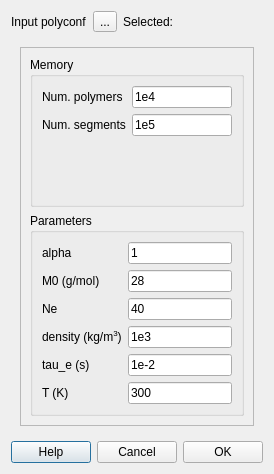
<?xml version="1.0" encoding="UTF-8"?>
<ui version="4.0">
 <class>Dialog</class>
 <widget class="QDialog" name="Dialog">
  <property name="geometry">
   <rect>
    <x>0</x>
    <y>0</y>
    <width>272</width>
    <height>474</height>
   </rect>
  </property>
  <property name="windowTitle">
   <string>Simulation Parameters</string>
  </property>
  <layout class="QVBoxLayout" name="verticalLayout_2">
   <item>
    <layout class="QGridLayout" name="gridLayout">
     <item row="0" column="2">
      <widget class="QLabel" name="label_11">
       <property name="text">
        <string>Selected:</string>
       </property>
      </widget>
     </item>
     <item row="0" column="0">
      <widget class="QLabel" name="label_9">
       <property name="text">
        <string>Input polyconf</string>
       </property>
      </widget>
     </item>
     <item row="0" column="4">
      <spacer name="horizontalSpacer">
       <property name="orientation">
        <enum>Qt::Horizontal</enum>
       </property>
       <property name="sizeHint" stdset="0">
        <size>
         <width>40</width>
         <height>20</height>
        </size>
       </property>
      </spacer>
     </item>
     <item row="0" column="1">
      <widget class="QToolButton" name="pb_pick_file">
       <property name="text">
        <string>...</string>
       </property>
      </widget>
     </item>
     <item row="0" column="3">
      <widget class="QLabel" name="selected_file">
       <property name="text">
        <string/>
       </property>
      </widget>
     </item>
    </layout>
   </item>
   <item>
    <widget class="QWidget" name="inp_param_widget" native="true">
     <layout class="QVBoxLayout" name="verticalLayout">
      <item>
       <widget class="QScrollArea" name="scrollArea">
        <property name="widgetResizable">
         <bool>true</bool>
        </property>
        <widget class="QWidget" name="scrollAreaWidgetContents">
         <property name="geometry">
          <rect>
           <x>0</x>
           <y>0</y>
           <width>222</width>
           <height>349</height>
          </rect>
         </property>
         <layout class="QVBoxLayout" name="verticalLayout_3">
          <item>
           <widget class="QGroupBox" name="groupBox_3">
            <property name="sizePolicy">
             <sizepolicy hsizetype="Maximum" vsizetype="Preferred">
              <horstretch>0</horstretch>
              <verstretch>0</verstretch>
             </sizepolicy>
            </property>
            <property name="title">
             <string>Memory</string>
            </property>
            <layout class="QVBoxLayout" name="verticalLayout_4">
             <item>
              <layout class="QFormLayout" name="formLayout_4">
               <item row="0" column="1">
                <widget class="QLineEdit" name="n_polymers">
                 <property name="toolTip">
                  <string>Maximum number of polymer</string>
                 </property>
                 <property name="text">
                  <string>1e4</string>
                 </property>
                </widget>
               </item>
               <item row="0" column="0">
                <widget class="QLabel" name="label_6">
                 <property name="toolTip">
                  <string>Maximum number of polymer</string>
                 </property>
                 <property name="text">
                  <string>Num. polymers</string>
                 </property>
                </widget>
               </item>
               <item row="1" column="0">
                <widget class="QLabel" name="label_7">
                 <property name="toolTip">
                  <string>Maximum total number of arms</string>
                 </property>
                 <property name="text">
                  <string>Num. segments</string>
                 </property>
                </widget>
               </item>
               <item row="1" column="1">
                <widget class="QLineEdit" name="n_segments">
                 <property name="toolTip">
                  <string>Maximum total number of arms</string>
                 </property>
                 <property name="text">
                  <string>1e5</string>
                 </property>
                </widget>
               </item>
              </layout>
             </item>
            </layout>
           </widget>
          </item>
          <item>
           <widget class="QGroupBox" name="groupBox_2">
            <property name="title">
             <string>Parameters</string>
            </property>
            <layout class="QVBoxLayout" name="verticalLayout_7">
             <item>
              <layout class="QFormLayout" name="formLayout">
               <property name="fieldGrowthPolicy">
                <enum>QFormLayout::FieldsStayAtSizeHint</enum>
               </property>
               <item row="1" column="0">
                <widget class="QLabel" name="label_2">
                 <property name="toolTip">
                  <string>Tube dilation exponent</string>
                 </property>
                 <property name="text">
                  <string>alpha</string>
                 </property>
                </widget>
               </item>
               <item row="1" column="1">
                <widget class="QLineEdit" name="alpha">
                 <property name="toolTip">
                  <string>Tube dilation exponent</string>
                 </property>
                 <property name="text">
                  <string>1</string>
                 </property>
                </widget>
               </item>
               <item row="2" column="0">
                <widget class="QLabel" name="label">
                 <property name="font">
                  <font>
                   <weight>50</weight>
                   <bold>false</bold>
                  </font>
                 </property>
                 <property name="toolTip">
                  <string>Mass of a monomer</string>
                 </property>
                 <property name="text">
                  <string>M0 (g/mol)</string>
                 </property>
                </widget>
               </item>
               <item row="2" column="1">
                <widget class="QLineEdit" name="m0">
                 <property name="font">
                  <font>
                   <weight>50</weight>
                   <bold>false</bold>
                  </font>
                 </property>
                 <property name="toolTip">
                  <string>Mass of a monomer</string>
                 </property>
                 <property name="inputMethodHints">
                  <set>Qt::ImhDigitsOnly</set>
                 </property>
                 <property name="text">
                  <string>28</string>
                 </property>
                </widget>
               </item>
               <item row="3" column="0">
                <widget class="QLabel" name="label_4">
                 <property name="font">
                  <font>
                   <weight>50</weight>
                   <bold>false</bold>
                  </font>
                 </property>
                 <property name="toolTip">
                  <string>Number of monomers in an entanglement length</string>
                 </property>
                 <property name="text">
                  <string>Ne</string>
                 </property>
                </widget>
               </item>
               <item row="3" column="1">
                <widget class="QLineEdit" name="ne">
                 <property name="font">
                  <font>
                   <weight>50</weight>
                   <bold>false</bold>
                  </font>
                 </property>
                 <property name="toolTip">
                  <string>Number of monomers in an entanglement length</string>
                 </property>
                 <property name="inputMethodHints">
                  <set>Qt::ImhDigitsOnly</set>
                 </property>
                 <property name="text">
                  <string>40</string>
                 </property>
                </widget>
               </item>
               <item row="4" column="0">
                <widget class="QLabel" name="label_3">
                 <property name="toolTip">
                  <string>Mass-density of the polymer (g/cc accepted)</string>
                 </property>
                 <property name="text">
                  <string>&lt;html&gt;&lt;head/&gt;&lt;body&gt;&lt;p&gt;density (kg/m&lt;span style=&quot; vertical-align:super;&quot;&gt;3&lt;/span&gt;)&lt;/p&gt;&lt;/body&gt;&lt;/html&gt;</string>
                 </property>
                </widget>
               </item>
               <item row="4" column="1">
                <widget class="QLineEdit" name="density">
                 <property name="toolTip">
                  <string>Mass-density of the polymer (g/cc accepted)</string>
                 </property>
                 <property name="text">
                  <string>1e3</string>
                 </property>
                </widget>
               </item>
               <item row="5" column="0">
                <widget class="QLabel" name="label_5">
                 <property name="toolTip">
                  <string>Entanglement time</string>
                 </property>
                 <property name="text">
                  <string>tau_e (s)</string>
                 </property>
                </widget>
               </item>
               <item row="5" column="1">
                <widget class="QLineEdit" name="taue">
                 <property name="toolTip">
                  <string>Entanglement time</string>
                 </property>
                 <property name="text">
                  <string>1e-2</string>
                 </property>
                </widget>
               </item>
               <item row="6" column="0">
                <widget class="QLabel" name="label_8">
                 <property name="toolTip">
                  <string>Temperature</string>
                 </property>
                 <property name="text">
                  <string>T (K)</string>
                 </property>
                </widget>
               </item>
               <item row="6" column="1">
                <widget class="QLineEdit" name="temperature">
                 <property name="toolTip">
                  <string>Temperature</string>
                 </property>
                 <property name="text">
                  <string>300</string>
                 </property>
                </widget>
               </item>
              </layout>
             </item>
            </layout>
           </widget>
          </item>
         </layout>
        </widget>
       </widget>
      </item>
     </layout>
    </widget>
   </item>
   <item>
    <layout class="QHBoxLayout" name="horizontalLayout">
     <item>
      <widget class="QPushButton" name="pb_help">
       <property name="toolTip">
        <string>Show BoB documentation</string>
       </property>
       <property name="text">
        <string>Help</string>
       </property>
      </widget>
     </item>
     <item>
      <widget class="QPushButton" name="pb_cancel">
       <property name="text">
        <string>Cancel</string>
       </property>
      </widget>
     </item>
     <item>
      <widget class="QPushButton" name="pb_ok">
       <property name="text">
        <string>OK</string>
       </property>
      </widget>
     </item>
    </layout>
   </item>
  </layout>
 </widget>
 <resources/>
 <connections/>
</ui>
